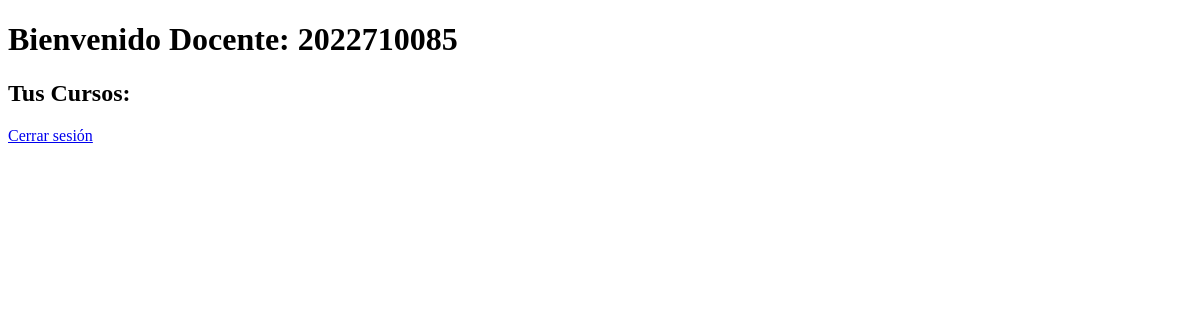
/evaluacion_docente/ (signed in), run on an earlier commit of the app's database.
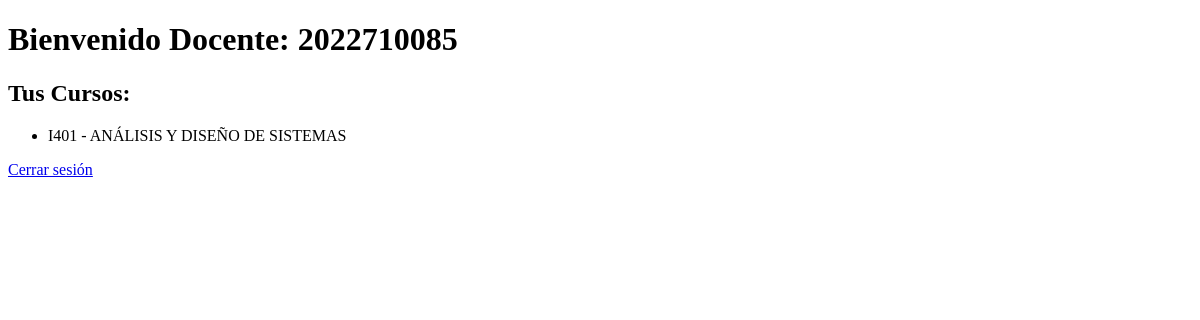
And on a later commit of the database.
### autentificar/models.py (models this page shows, shortened)
class User(AbstractBaseUser, PermissionsMixin):
    matricula = models.CharField(max_length=20, unique=True)
    is_active = models.BooleanField(default=True)
    is_staff = models.BooleanField(default=False)
    objects = UserManager()
    USERNAME_FIELD = 'matricula'
    REQUIRED_FIELDS = []

### administracion/models.py (models this page shows, shortened)
class Curso(models.Model):
    codigo_curso = models.CharField(max_length=20, primary_key=True)
    nombre = models.CharField(max_length=100)
    docente = models.ForeignKey(Docente, on_delete=models.CASCADE)

### evaluacion/views.py (the view)
# urls.py: path('evaluacion_docente/', views.evaluacion_docente, name='evaluacion_docente'),
@login_required
@user_passes_test(is_docente)
def evaluacion_docente(request):
    cursos = Curso.objects.filter(docente=request.user.docente)
    return render(request, 'evaluacion_docente.html', {'cursos': cursos})

### evaluacion/views.py (called while the page is built)
def is_docente(user):
    return hasattr(user, 'docente')

### evaluacion/templates/evaluacion_docente.html (shortened to what this page needs)
<!DOCTYPE html>
<html>
<head>
</head>
<body>
    <h1>Bienvenido Docente: {{ user.matricula }}</h1>
    <h2>Tus Cursos:</h2>
    <ul>
        {% for curso in cursos %}
            <li>{{ curso.codigo_curso }} - {{ curso.nombre }}</li>
        {% endfor %}
    </ul>
    <a href="{% url 'logout' %}">Cerrar sesión</a>
</body>
</html>

What changed in the data, as far as the page shows it:
added Curso: codigo_curso "I401", nombre "ANÁLISIS Y DISEÑO DE SISTEMAS"
